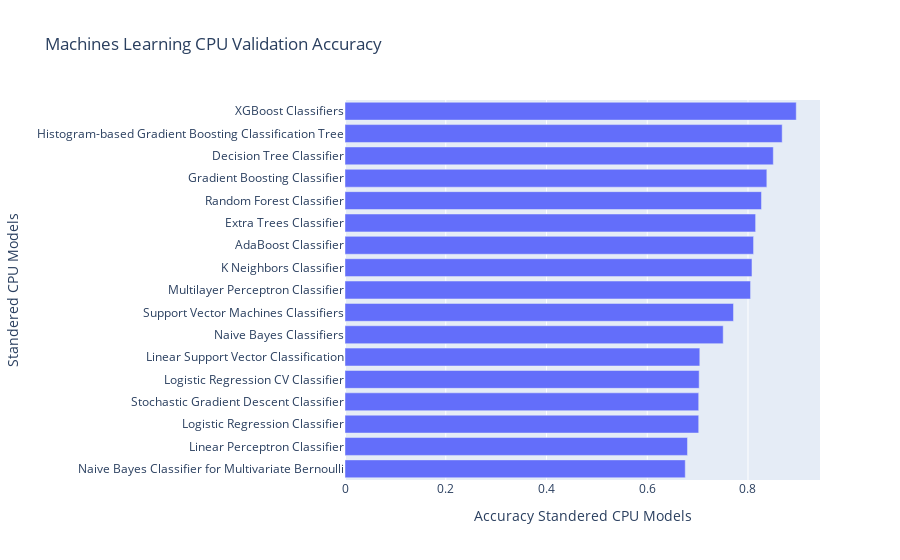

Notebook code for this chart:
### Code cell
fig = px.bar(cpu_ml_m_1_valid_compare.sort_values(by="Accuracy Standered CPU Models", ascending= True ), x = "Accuracy Standered CPU Models", y = "Standered CPU Models", title = "Machines Learning CPU Validation Accuracy")
fig.show()

### Figure 1 — Plotly figure (JSON) as saved in the notebook; plotly's stock layout.template omitted (floating-point values rounded to 4 significant figures)
{"data": [{"alignmentgroup": "True", "hovertemplate": "Accuracy Standered CPU Models=%{x}<br>Standered CPU Models=%{y}<extra></extra>", "legendgroup": "", "marker": {"color": "#636efa", "pattern": {"shape": ""}}, "name": "", "offsetgroup": "", "orientation": "h", "showlegend": false, "textposition": "auto", "type": "bar", "x": [0.6755, 0.6798, 0.7021, 0.7021, 0.7031, 0.7043, 0.7508, 0.7712, 0.8051, 0.8079, 0.811, 0.8151, 0.8267, 0.8374, 0.8503, 0.8679, 0.8958], "xaxis": "x", "y": ["Naive Bayes Classifier for Multivariate Bernoulli", "Linear Perceptron Classifier", "Logistic Regression Classifier", "Stochastic Gradient Descent Classifier", "Logistic Regression CV Classifier", "Linear Support Vector Classification", "Naive Bayes Classifiers", "Support Vector Machines Classifiers", "Multilayer Perceptron Classifier", "K Neighbors Classifier", "AdaBoost Classifier", "Extra Trees Classifier", "Random Forest Classifier", "Gradient Boosting Classifier", "Decision Tree Classifier", "Histogram-based Gradient Boosting Classification Tree", "XGBoost Classifiers"], "yaxis": "y"}], "layout": {"barmode": "relative", "legend": {"tracegroupgap": 0}, "title": {"text": "Machines Learning CPU Validation Accuracy"}, "xaxis": {"anchor": "y", "domain": [0, 1], "title": {"text": "Accuracy Standered CPU Models"}}, "yaxis": {"anchor": "x", "domain": [0, 1], "title": {"text": "Standered CPU Models"}}}}
